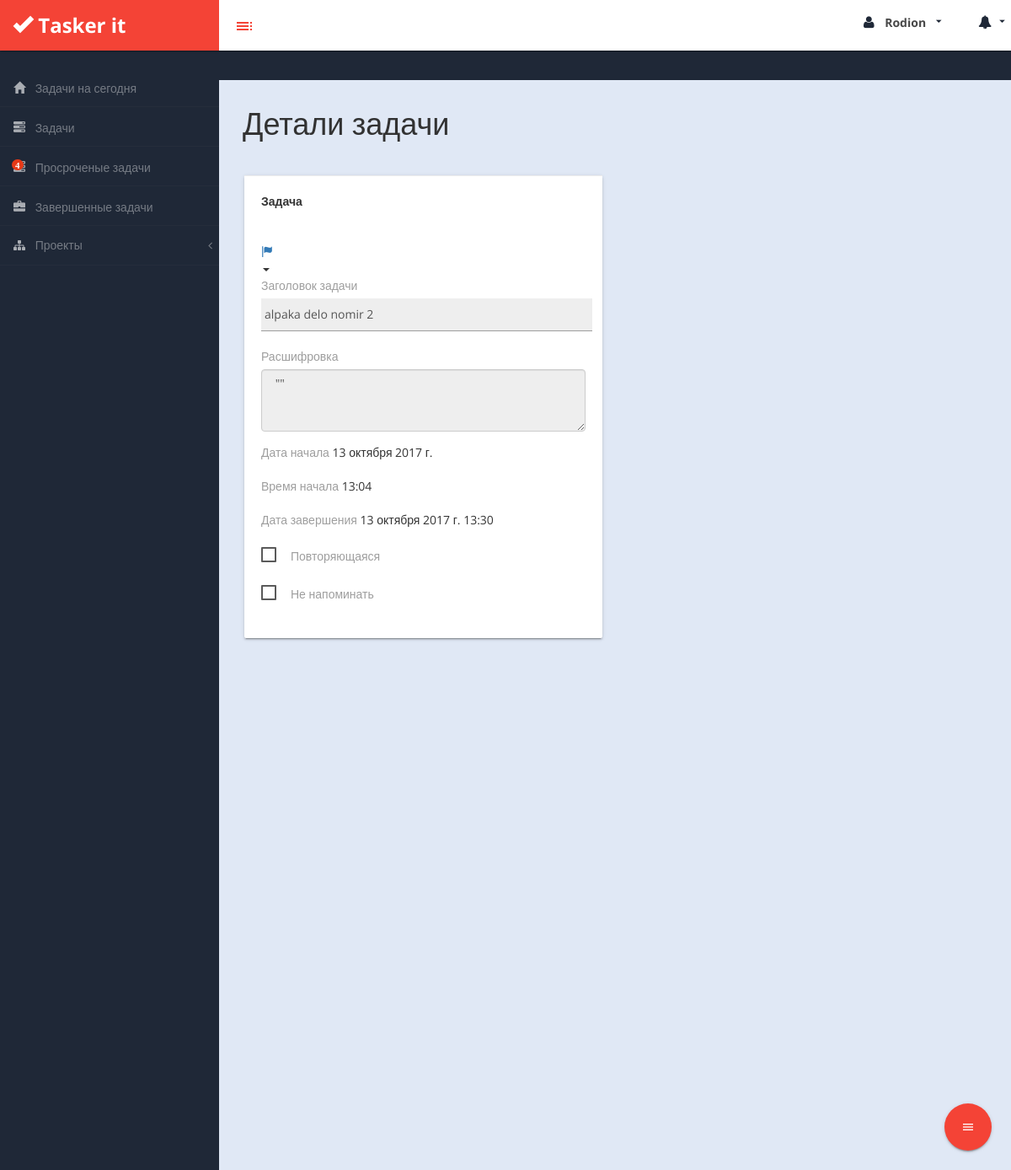
The page /task/2/ (signed in) on the database its author committed.
### JtdiTASKS/models.py (models this page shows, shortened)
class Task(models.Model):
    PRIORITY_1 = '1'
    PRIORITY_2 = '2'
    PRIORITY_3 = '3'
    PRIORITY_4 = '4'
    PRIORITY_CHOISE = (
        (PRIORITY_1, 'Приоритет 1'),
        (PRIORITY_2, 'Приоритет 2'),
        (PRIORITY_3, 'Приоритет 3'),
        (PRIORITY_4, 'Приоритет 4'))
    author = models.ForeignKey('auth.User')
    performer = models.ForeignKey('auth.User', related_name='performer', blank=True, null=True)
    project = models.ForeignKey('Project', null=True, default=None,
                                blank=True)
    title = models.CharField(max_length=200)
    description = models.TextField(max_length=2000, blank=True)
    repeating = models.BooleanField(default=False, blank=True)
    date = models.DateField(default=timezone.now, blank=True, null=True)
    time = models.TimeField(default=timezone.now, blank=True, null=True)
    date_finish = models.DateField(default=None, blank=True, null=True)
    date_time_finish = models.DateTimeField(default=None, blank=True, null=True)
    active = models.BooleanField(default=False)
    finished = models.BooleanField(default=False)
    group = models.BooleanField(default=False)
    priority = models.CharField(max_length=20, choices=PRIORITY_CHOISE,
                                default=PRIORITY_4, blank=True)
    color = models.CharField(max_length=20, default='grey', blank=True)
    remind = models.BooleanField(default=True)

### JtdiTASKS/views.py (the view)
# urls.py: url(r'^task/(?P<pk>[0-9]+)/$', views.task_detail, name='task_detail'),
def task_detail(request, pk):
    if not request.user.is_authenticated():
        return redirect('login')
    task = get_object_or_404(Task, pk=pk)
    return render(request, 'JtdiTASKS/task_detail.html', {'task': task
                                                          })

### JtdiTASKS/forms.py
class ProjectForm(forms.ModelForm):
    class Meta:
        model = Project
        fields = ('title',)
        labels = {
            'title': '',
        }

### JtdiTASKS/views.py (called while the page is built)
@register.inclusion_tag('JtdiTASKS/profile_menu.html')
def profile_menu(user):
    today = datetime.date.today()
    week_end = today - datetime.timedelta(days=7)
    tasks_finish_base = Task.objects.filter(active=False).filter(finished=True).filter(author=user).filter(
        date_finish__range=(week_end, today)).order_by(
        'date_finish')
    qsstats = QuerySetStats(tasks_finish_base, date_field='date_finish', aggregate=Count('id'))
    qsstats.today = today
    values = qsstats.time_series(week_end, today, interval='days')
    my_invites = InviteUser.objects.filter(user_invite__username__exact=user.username).filter(not_invited=False) \
        .filter(invited=False).count()
    notify = 0 + my_invites
    return {'user': user,
            'values': values,
            'notify': notify,
            'my_invites': my_invites}

@register.inclusion_tag('JtdiTASKS/task_menu.html')
def task_menu(request, task, user):
    return {'task': task}

### JtdiTASKS/templates/JtdiTASKS/task_detail.html (shortened to what this page needs)
{% extends 'JtdiTASKS/base.html' %} {% load staticfiles %} {% block content %}
<div id="page-wrapper">
		  <div class="header">
                        <h1 class="page-header">
                            Детали задачи
                        </h1>
        </div>
            <div id="page-inner">
            <div class="row">
        <div class="col-md-6">
            <div class="card">
                        <div class="card-action">
                            Задача
                        </div>
                        <div class="card-content">
                        <fieldset>
                            <div class="form-group">
                                <a href="{% url 'task_finish' pk=task.pk %}" data-rel="collapse"><i class="glyphicon glyphicon-flag"></i></a>
                                {% task_menu request task=task.pk user=user%}
                            <div class="form-group">
                                <label>Заголовок задачи</label>
                                <input class="form-control" placeholder="Заголовок задачи" type="text" maxlength=1000 value="{{ task.title }}" readonly> </div>
                            <div class="form-group">
                                <label>Расшифровка</label>
                                <textarea class="form-control" placeholder="Расшифровка" rows="3" readonly> "{{ task.description }}" </textarea>
                            </div>
                            <div class="form-group">
                                <label>Дата начала</label>
                                {{ task.date }}
                            </div>
                            <div class="form-group">
                                <label>Время начала</label>
                                {{ task.time }}
                            </div>
                            <div class="form-group">
                                <label>Дата завершения</label>
                                {{ task.date_time_finish }}
                            </div>
                            <div class="form-group">
                                <div class="">
                                    <label for="{{ task.repeating.auto_id }}">Повторяющаяся</label>
                                </div>
                            </div>
                            <div class="form-group">
                                <div class="">
                                    <label for="{{ task.remind.auto_id }}">Не напоминать</label>
                                </div>
                            </div>
                            </div>
                        </fieldset>
                </div>
            </div>
        </div>
    </div>
            </div>
</div> {% endblock content %}

### JtdiTASKS/templates/JtdiTASKS/profile_menu.html (shortened to what this page needs)
{% load googlecharts %}
{% load bootstrap %}
{% if user.is_authenticated %}
    <nav class="navbar navbar-default top-navbar" role="navigation">
            <div class="navbar-header">
                <a class="navbar-brand waves-effect waves-dark" href="/"><i class="glyphicon glyphicon-ok"></i> <strong>Tasker it</strong></a>
		<div id="sideNav" href=""><i class="material-icons dp48">toc</i></div>
            </div>
            <ul class="nav navbar-top-links navbar-right">
            <li><a class="dropdown-button waves-effect waves-dark" href="#!" data-activates="dropdown1"><i class="fa fa-user fa-fw"></i> <b>{{ user.first_name }}</b> <i class="material-icons right">arrow_drop_down</i></a></li>
				<li><a class="dropdown-button waves-effect waves-dark" href="#!" data-activates="dropdown2"><i class="fa fa-bell fa-fw"></i> <i class="material-icons right">arrow_drop_down</i></a></li>
            </ul>
        </nav>
{% endif %}
{% if user.is_authenticated %}
                   {% googlecharts %}
                    {% options %}
                        kind: "LineChart",
                        options: {
                            backgroundColor: "#f9f9f9",
                            colors: ["#09f"],
                            gridlineColor: "#ddd",
                            legend: "none",
                            vAxis: {minValue: 1},
                            chartArea: {left: 40, top: 20, width: '300', height: '190'},
                            width: '300',
                            height: '250'
                        }
                    {% endoptions %}
                {% endgooglecharts %}
    {% endif %}

### JtdiTASKS/static/css/custom-styles.css (style rules this page uses)
body { font-family: 'Open Sans', sans-serif; background: #1F2837; }
#page-wrapper { padding: 15px 15px; min-height: 600px; background: #ececec; }
#page-inner { width:100%; margin:10px 20px 10px 0px; padding: 15px 30px; min-height:1200px; }
h1, .h1, h2, .h2, h3, .h3 { margin-top: 7px; margin-bottom: -5px; }
label { display: inline-block; max-width: 100%; margin-bottom: 5px; font-weight: 400; }
.top-navbar { position: fixed;width: 100%;z-index: 300;-webkit-box-shadow: 0 3px 3px rgba(0, 0, 0, 0.05);-moz-box-shadow: 0 3px 3px rgba(0, 0, 0, 0.05);box-shadow: 0 3px 3px rgba(0, 0, 0, 0.05);box-shadow: 0 1px 3px 0 rgba(0,0,0,.2),0 1px 1px 0 rgba(0,0,0,.14),0 2px 1px -1px rgba(0,0,0,.12); }
#page-wrapper { position: relative; top: 55px; -moz-box-shadow: 0 0 10px #757575; }
.page-header { padding-bottom: 0;margin: 0;border-bottom: 1px solid transparent;text-align: left;background-color: transparent;padding: 32px 22px 10px 28px;color: #323232; }
.top-navbar { margin:0px; }
.top-navbar .navbar-brand { color: #fff;width: 260px;text-align: left;height: 60px;font-size: 24px;font-weight: 700;line-height: 30px;background: #f44336; }
.top-navbar .nav > li { position: relative; display: inline-block; margin: 0px; padding: 0px; }
.top-navbar .nav > li > a { position: relative;display: block;padding: 17px;color: #484848;margin: 0px; }
.top-navbar { background: #ffffff; border-bottom:none; }
.top-navbar .nav > li > a > i { margin-right: 0; }
.navbar-default { border: 0px solid #1f2837; }
.navbar-header { background: transparent; }
.nav > li > a > i { margin-right:10px; color: #1f2837; font-size: 16px; }
#sideNav { float: left; left: 0; z-index: 3; color: #f44336; cursor:pointer; border-radius: 0; width: 14px; font-size: 44px; line-height: 33px; margin: 7px 0 0 13px; background: #ffffff; width: 34px; height: 34px; text-align: center; line-height: 34px; padding-top: 5px; margin-top: 14px; border-radius: 50%; }
#page-wrapper { background: #e0e8f5; }
@media (min-width:768px) { #page-wrapper { margin: 0 0 0 260px; padding: 0; min-height: 1200px; } }
@media (min-width:768px) { .navbar { border-radius: 0px; } }
.top-navbar .nav > li > a b { margin:0 5px; }

### rows shown on the page
Task: title "alpaka delo nomir 2", description "\"\"", date "13 октября 2017 г.", time "13:04", date_time_finish "13 октября 2017 г. 13:30"

### other values the page prints
{{ user.first_name }} "Rodion"
{{ tasks_overdue_notify }} "4"
